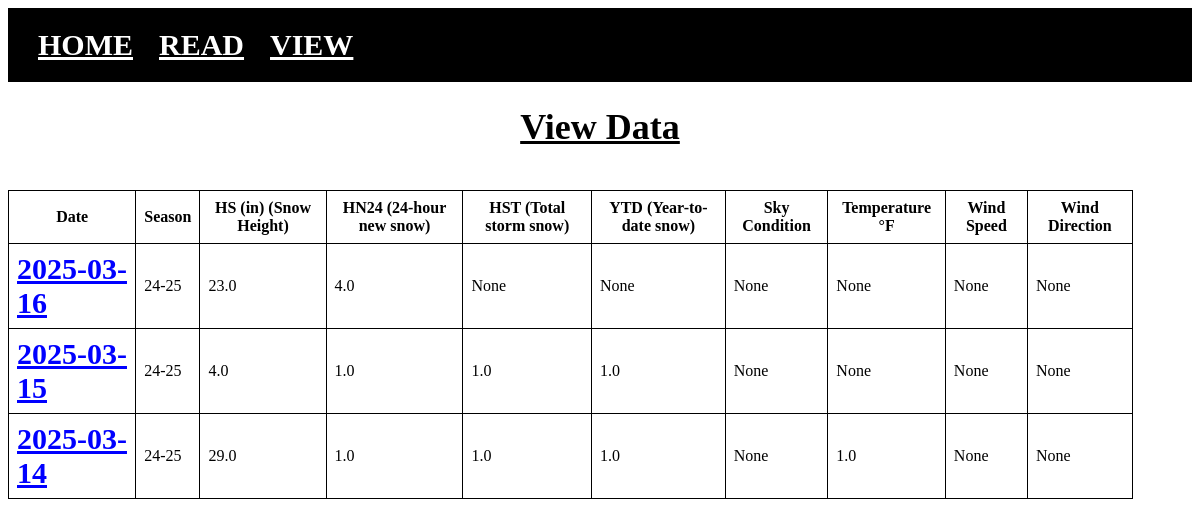
/view, run on the app's committed database.
### app.py (models this page shows)
class Snow(db.Model):
    id = db.Column(db.Integer, primary_key=True)
    date = db.Column(db.Date, nullable=False)
    dateTime=db.Column(db.DateTime, nullable=False)
    day= db.Column(db.Integer)
    month=db.Column(db.Integer)
    year=db.Column(db.Integer)
    time=db.Column(db.Time)
    forecaster=db.Column(db.String)
    season = db.Column(db.String) #Season ie 24-25
    hs = db.Column(db.Float)  # Snow height (HS)
    hn24 = db.Column(db.Float)  # 24-hour new snow (HN24)
    swe= db.Column(db.Float)
    hst = db.Column(db.Float)  # Total storm snow (HST)
    ytd_snow = db.Column(db.Float)  # Year-to-date snow (YTD)
    ytd_swe= db.Column(db.Float)
    sky = db.Column(db.String)  # Sky condition
    current_precip_rate = db.Column(db.String)  # Precipitation rate (current)
    temperature = db.Column(db.Float)  # Temperature in degrees
    wind_mph = db.Column(db.String)  # Wind speed words
    wind_direction = db.Column(db.String)  # Wind direction
    past_24_hn24= db.Column(db.Float)
    past_24_hn24_swe = db.Column(db.Float)
    past_24_hn24_percent= db.Column(db.Float)
    past_24_hst=db.Column(db.Float)
    past_24_date_cir = db.Column(db.Date)
    past_24_settlement= db.Column(db.Float)
    past_24_wind_mph = db.Column(db.String)  # Wind mph/direction (past 24 hours)
    past_24_wind_direction = db.Column(db.String)
    past_24_temp_high = db.Column(db.Float)  # Temp high (past 24 hours)
    past_24_temp_low = db.Column(db.Float)  # Temp low (past 24 hours)
    future_precip_rate = db.Column(db.String)   # Precipitation rate (future)
    future_temp_high = db.Column(db.Float)  # Temp high (future)
    future_temp_low = db.Column(db.Float)  # Temp low (future)
    future_wind_mph = db.Column(db.String)  # Wind mph (future)
    future_wind_direction = db.Column(db.String)  # Wind direction (future)
    avalanche_danger_resort = db.Column(db.String)
    avalanche_danger_backcountry = db.Column(db.String)
    observation_notes=db.Column(db.String)
    critical_info = db.Column(db.String)
    weather_forecast = db.Column(db.String)
    avalanche_forecast_discussion=db.Column(db.String)
    summary_previous_day=db.Column(db.String)
    mitigation_plan=db.Column(db.String)
    pertinent_terrain_info=db.Column(db.String)
    children = relationship("Avalanche", back_populates="parent")

### app.py (the view)
@app.route("/view",methods=['GET', 'POST'])
def view():
    snow = Snow.query.order_by(desc(Snow.date)).all()
    return render_template('view.html', snow=snow)

### templates/view.html (shortened to what this page needs)
{% extends "base.html" %}
{% block content%}
<h1 id="title"> View Data</h1><br>
<table class="sortable" id="snowTable">
    <thead>
    <tr>
        <th onclick="sortTable(0)">Date</th>
        <th onclick="sortTable(1)">Season</th>
        <th onclick="sortTable(2)">HS (in) (Snow Height)</th>
        <th onclick="sortTable(3)">HN24 (24-hour new snow)</th>
        <th onclick="sortTable(4)">HST (Total storm snow)</th>
        <th onclick="sortTable(5)">YTD (Year-to-date snow)</th>
        <th onclick="sortTable(6)">Sky Condition</th>
        <th onclick="sortTable(7)">Temperature °F</th>
        <th onclick="sortTable(8)">Wind Speed</th>
        <th onclick="sortTable(9)">Wind Direction</th>
    </tr>
    </thead>
    <tbody>
    {% for i in snow%}
        <tr>
            <td> <a href="/past-data/{{i.date}}">{{ i.date }}</a></td>
            <td>{{ i.season }}</td>
            <td>{{ i.hs }}</td>
            <td>{{ i.hn24 }}</td>
            <td>{{ i.hst }}</td>
            <td>{{ i.ytd_snow }}</td>
            <td>{{ i.sky }}</td>
            <td>{{ i.temperature }}</td>
            <td>{{ i.wind_mph }}</td>
            <td>{{ i.wind_direction }}</td>
        </tr>
    {%endfor%}
    </tbody>
</table>
{% endblock %}

### templates/base.html (shortened to what this page needs)
<!DOCTYPE html>
<html lang="en">
<head>
    <link href="/static/style.css" rel="stylesheet">
</head>
<body>
<nav>
    <ul>
     <li><a href='/'>HOME</a></li>
        {% if current_user.is_authenticated == False %}
        <li><a href='/read'>READ</a></li>
        <li><a href='/view'>VIEW</a></li>
        {% endif %}
    </ul>
  </nav>
    {% block content %}
{% endblock %}
</body>
</html>

### static/style.css (style rules this page uses)
nav { background-color: black; width: 100%; }
nav ul { list-style-type: none; padding:20px; margin: 0px; font-size: 2vw; text-align: left; }
nav ul li { display: inline; padding: 10px; }
nav ul li a:link, nav ul li a:visited { color: white; }
h1 { font-size: 3vw; }
table { border-collapse: collapse; width: 95%; }
th, td { border: 1px solid black; padding: 8px; text-align: left; }
table tr th { text-align: center; }
a { color: Blue; font-size:30px; font-weight: bold; }
#title { width 50%; font-size: 3vw; text-align: center; text-decoration: underline; }

### data on the page
Snow: date "2025-03-16", season "24-25", hs "23.0", hn24 "4.0", hst "None", ytd_snow "None", sky "None", temperature "None", wind_mph "None", wind_direction "None"
Snow: date "2025-03-15", season "24-25", hs "4.0", hn24 "1.0", hst "1.0", ytd_snow "1.0", sky "None", temperature "None", wind_mph "None", wind_direction "None"
Snow: date "2025-03-14", season "24-25", hs "29.0", hn24 "1.0", hst "1.0", ytd_snow "1.0", sky "None", temperature "1.0", wind_mph "None", wind_direction "None"
